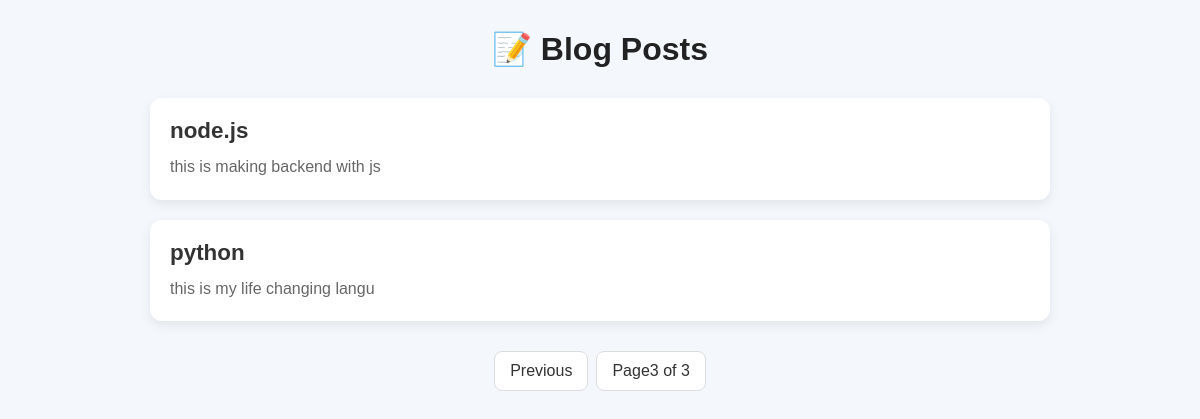
/?page=3, run on the app's committed database.
### pagi/models.py (models this page shows, shortened)
class Post(models.Model):
  title = models.CharField(max_length=100)
  content=models.TextField()

### pagi/views.py (the view)
# urls.py: path('', pag_view, name="page_view")
def pag_view(request):
  post = Post.objects.all().order_by('id')
  paginator = Paginator(post,per_page=3,orphans=1)
  page_number = request.GET.get("page")
  page_obj = paginator.get_page(page_number)
  return render(request, "page.html", {"page_obj":page_obj})

### pagi/templates/page.html (shortened to what this page needs)
<!doctype html>
<html lang="en">
<head>
</head>
<body>
    <div class="container">
        <h1>📝 Blog Posts</h1>
        {% for post in page_obj %}
        <div class="post-card">
            <div class="post-title">
                {{ post.title }}
            </div>
            <div class="post-content">
                {{ post.content }}
            </div>
        </div>
        {% endfor %}
        <div class="pagination">
             {% if page_obj.has_previous %}
             <a href="?page={{ page_obj.previous_page_number }}" >Previous</a>
             {%endif%}
             <span>Page{{page_obj.number}} of {{page_obj.paginator.num_pages}} </span>
        </div>
    </div>
</body>
</html>

### pagi/templates/page.html (style rules this page uses)
* { margin: 0; padding: 0; box-sizing: border-box; }
body { font-family: Arial, Helvetica, sans-serif; background: #f4f7fc; padding: 30px; }
h1 { text-align: center; margin-bottom: 30px; color: #222; }
.container { max-width: 900px; margin: auto; }
.post-card { background: #fff; padding: 20px; margin-bottom: 20px; border-radius: 12px; box-shadow: 0 4px 12px rgba(0,0,0,0.08); transition: 0.3s; }
.post-title { font-size: 1.4rem; font-weight: bold; margin-bottom: 10px; color: #333; }
.post-content { color: #666; line-height: 1.6; }
.pagination { display: flex; justify-content: center; flex-wrap: wrap; gap: 8px; margin-top: 30px; }
.pagination a, .pagination span { padding: 10px 15px; text-decoration: none; border-radius: 8px; background: white; border: 1px solid #ddd; color: #333; font-weight: 500; }

### data on the page
Post: title "node.js", content "this is making backend with js"
Post: title "python", content "this is my life changing langu"

### other printed values
{{ page_obj.number }} "3"
{{ page_obj.paginator.num_pages }} "3"
